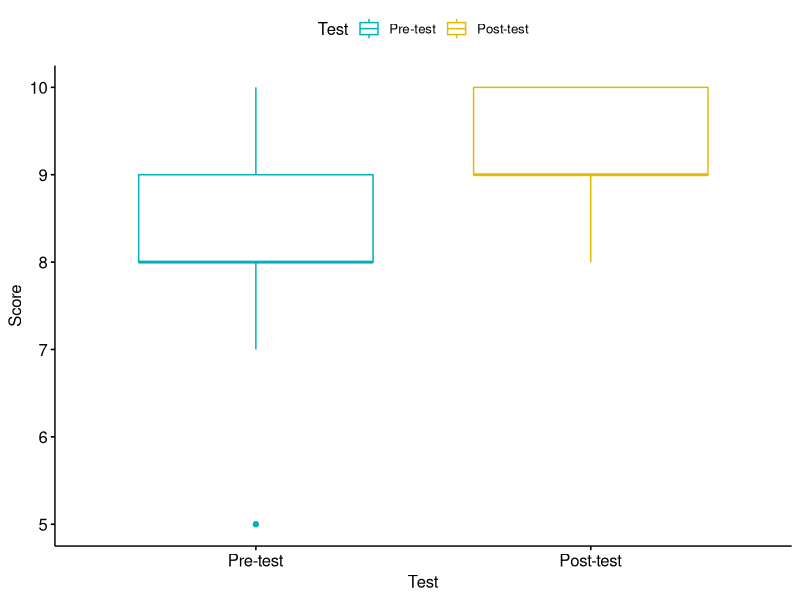

This chart was generated by the following R code: (Note: this script raises an error after producing the figure.)
#Import score to R
library(readxl)
Pre_Post_score <- read_excel("Score.xlsx", sheet ="Score")
View(Pre_Post_score)

#####################

# calculate mean and sd
library("dplyr")
group_by(Pre_Post_score, Test) %>%
  summarise(
    count = n(),
    mean = mean(Score, na.rm = TRUE),
    sd = sd(Score, na.rm = TRUE)
  )

#box plot
library("ggpubr")
ggboxplot(Pre_Post_score, x = "Test", y = "Score", 
          color = "Test", palette = c("#00AFBB", "#E7B800"),
          order = c("Pre-test", "Post-test"),
          ylab = "Score", xlab = "Test")

#Normality test (n < 50 use Shapiro-Wilk normality test)
# compute the difference
score_pre <- with(Pre_Post_score,Score[Test == "Pre-test"])
score_pre
score_post <- with(Pre_Post_score,Score[Test == "Post-test"])
score_post
score_diff <- with(Pre_Post_score, 
                   Score[Test == "Pre-test"] - Score[Test == "Post-test"])
score_diff
# Shapiro-Wilk normality test for the differences
shapiro.test(score_pre) # => p-value = 0.003301, reject null hypothesis (not normal distribution)
shapiro.test(score_post) # => p-value = 0.0009104, reject null hypothesis (not normal distribution)
shapiro.test(score_diff) # => p-value = 0.01927, reject null hypothesis (not normal distribution)

# Data is not normal distribution (non-parametric), so paired two sample Wilcoxon test are used
res_diff <- wilcox.test(Score ~ Test, data = Pre_Post_score, 
                   paired = TRUE)
res_diff
res_diff$p.value # => p-value = 0.00231 reject null hypothesis (score of pre-test and post test are different)
res_improve <- wilcox.test(Score ~ Test, data = Pre_Post_score, 
                           paired = TRUE, alternative = "less")
res_improve
res_diff$p.value # => p-value = 0.9991 fail to reject null hypothesis (score of post test is higher than pre-test)
